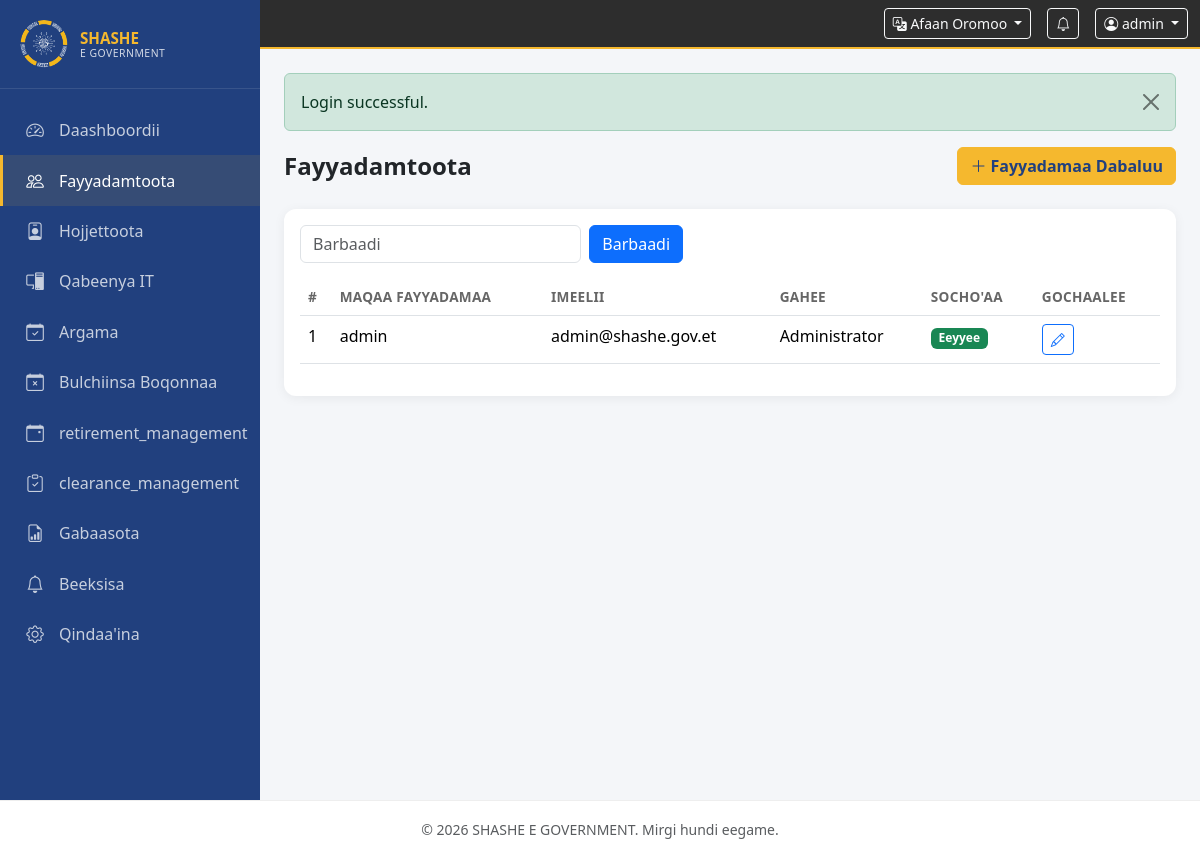
The app's page /modules/users/index.php?lang=or (signed in) with its own data.
### tables this page shows
CREATE TABLE users (
    id INT UNSIGNED PRIMARY KEY AUTO_INCREMENT,
    username VARCHAR(50) NOT NULL UNIQUE,
    email VARCHAR(100) NOT NULL UNIQUE,
    password VARCHAR(255) NOT NULL,
    role_id TINYINT UNSIGNED NOT NULL,
    employee_id INT UNSIGNED DEFAULT NULL,
    is_active TINYINT(1) DEFAULT 1,
    last_login DATETIME DEFAULT NULL,
    created_at TIMESTAMP DEFAULT CURRENT_TIMESTAMP,
    updated_at TIMESTAMP DEFAULT CURRENT_TIMESTAMP ON UPDATE CURRENT_TIMESTAMP,
    FOREIGN KEY (role_id) REFERENCES roles (id)
);

CREATE TABLE roles (
    id TINYINT UNSIGNED PRIMARY KEY AUTO_INCREMENT,
    name VARCHAR(50) NOT NULL UNIQUE,
    slug VARCHAR(50) NOT NULL UNIQUE,
    description VARCHAR(255) DEFAULT NULL,
    created_at TIMESTAMP DEFAULT CURRENT_TIMESTAMP
);

### config/app.php (called while the page is built, shortened)
<?php
return [
    'name' => 'SHASHE E GOVERNMENT',
    'url' => 'http://localhost/shashemene-egevornment',
    'timezone' => 'Africa/Addis_Ababa',
    'locale' => 'en',
    'supported_locales' => ['en', 'or', 'am'],
    'locale_names' => [
        'en' => 'English',
        'or' => 'Afaan Oromoo',
        'am' => 'አማርኛ',
    ],
    'session_name' => 'SHASHE_EGOV_SESSION',
    'session_lifetime' => 7200,
    'csrf_token_name' => '_csrf_token',
    'max_upload_size' => 10 * 1024 * 1024,
    'allowed_upload_types' => [
        'pdf' => 'application/pdf',
        'doc' => 'application/msword',
        'docx' => 'application/vnd.openxmlformats-officedocument.wordprocessingml.document',
        'jpg' => 'image/jpeg',
        'jpeg' => 'image/jpeg',
        'png' => 'image/png',
    ],
    'roles' => [
        'admin' => 1,
        'hr' => 2,
        'it' => 3,
        'employee' => 4,
    ],
    'brand' => [
        'primary' => '#F5B82E',
        'dark' => '#1a1a1a',
    ],
    'jwt' => [
        'secret' => getenv('JWT_SECRET') ?: base64_encode(random_bytes(32)),
        'algorithm' => 'HS256',
        'expiration' => 7200,
        'issuer' => 'shashe-egovernment',
    ],
    'api' => [
        'cors_origins' => [
            'http://localhost:3000',
            'http://localhost:5173',
            'http://localhost:8080',
        ],
        'cors_methods' => ['GET', 'POST', 'PUT', 'DELETE', 'OPTIONS'],
        'cors_headers' => ['Content-Type', 'Authorization'],
        'cors_credentials' => true,
        'rate_limiting' => [
            'enabled' => true,
            'requests_per_minute' => 100,
            'login_attempts_per_hour' => 5,
        ],
    ],
];

### includes/auth.php (called while the page is built, shortened)
<?php
function currentUser(): ?array
{
    return $_SESSION['user'] ?? null;
}
function hasRole(string ...$roles): bool
{
    $user = currentUser();
    return in_array($user['role_slug'], $roles, true);
}

### includes/lang.php (called while the page is built, shortened)
<?php
$translations = [];
function loadTranslations(string $locale): void
{
    $file = __DIR__ . '/lang/' . $locale . '.php';
    $translations = require $file;
}
function __(string $key, array $replace = []): string
{
    global $translations;
    $text = $translations[$key] ?? $key;
    foreach ($replace as $search => $value) {
        $text = str_replace(':' . $search, (string) $value, $text);
    }
    return $text;
}

### modules/users/index.php (the view, shortened to what this page needs)
<?php
require_once __DIR__ . '/../../includes/bootstrap.php';
$page = max(1, (int) ($_GET['page'] ?? 1));
$search = trim($_GET['search'] ?? '');
$where = '1=1';
$params = [];
$countStmt = $pdo->prepare("SELECT COUNT(*) FROM users u WHERE $where");
$countStmt->execute($params);
$pagination = paginate((int) $countStmt->fetchColumn(), $page);
$stmt = $pdo->prepare(
    "SELECT u.*, r.name AS role_name FROM users u JOIN roles r ON u.role_id = r.id
     WHERE $where ORDER BY u.created_at DESC LIMIT {$pagination['per_page']} OFFSET {$pagination['offset']}"
);
$stmt->execute($params);
$users = $stmt->fetchAll();
require __DIR__ . '/../../includes/header.php';
?>
<div class="page-header d-flex justify-content-between align-items-center flex-wrap gap-2">
    <h1><?= __('users') ?></h1>
    <a href="<?= baseUrl('modules/users/create.php') ?>" class="btn btn-brand"><i class="bi bi-plus-lg me-1"></i><?= __('add_user') ?></a>
</div>
<div class="card">
    <div class="card-body">
        <form method="get" class="row g-2 mb-3">
            <div class="col-md-4"><input type="text" name="search" class="form-control" placeholder="<?= __('search') ?>" value="<?= e($search) ?>"></div>
            <div class="col-auto"><button type="submit" class="btn btn-primary"><?= __('search') ?></button></div>
        </form>
        <div class="table-responsive">
            <table class="table table-hover">
                <thead><tr>
                    <th>#</th><th><?= __('username') ?></th><th><?= __('email') ?></th><th><?= __('role') ?></th><th><?= __('is_active') ?></th><th><?= __('actions') ?></th>
                </tr></thead>
                <tbody>
                <?php foreach ($users as $u): ?>
                <tr>
                    <td><?= (int) $u['id'] ?></td>
                    <td><?= e($u['username']) ?></td>
                    <td><?= e($u['email']) ?></td>
                    <td><?= e($u['role_name']) ?></td>
                    <td><span class="badge bg-<?= $u['is_active'] ? 'success' : 'secondary' ?>"><?= $u['is_active'] ? __('yes') : __('no') ?></span></td>
                    <td>
                        <a href="<?= baseUrl('modules/users/edit.php?id=' . $u['id']) ?>" class="btn btn-sm btn-outline-primary"><i class="bi bi-pencil"></i></a>
                    </td>
                </tr>
                <?php endforeach; ?>
                </tbody>
            </table>
        </div>
    </div>
</div>
<?php require __DIR__ . '/../../includes/footer.php'; ?>

### includes/header.php (shortened to what this page needs)
<?php
$config = require __DIR__ . '/../config/app.php';
$bodyClass = $bodyClass ?? '';
$user = currentUser();
?>
<!DOCTYPE html>
<html lang="<?= e($locale ?? 'en') ?>" dir="ltr">
<head>
    <link href="https://cdn.jsdelivr.net/npm/bootstrap@5.3.3/dist/css/bootstrap.min.css" rel="stylesheet">
    <link href="https://cdn.jsdelivr.net/npm/bootstrap-icons@1.11.3/font/bootstrap-icons.min.css" rel="stylesheet">
    <link href="<?= assetUrl('css/style.css') ?>" rel="stylesheet">
</head>
<body class="<?= e($bodyClass) ?>">
<?php if ($user): ?>
<div class="app-wrapper">
    <?php require __DIR__ . '/sidebar.php'; ?>
    <div class="main-content">
        <nav class="topbar navbar navbar-dark">
            <div class="container-fluid">
                <div class="d-flex align-items-center ms-auto gap-3">
                    <div class="dropdown">
                        <button class="btn btn-sm btn-outline-light dropdown-toggle" data-bs-toggle="dropdown">
                            <i class="bi bi-translate"></i> <?= e($config['locale_names'][$locale] ?? 'EN') ?>
                        </button>
                    </div>
                    <a href="<?= baseUrl('modules/notifications/index.php') ?>" class="btn btn-sm btn-outline-light position-relative">
                        <i class="bi bi-bell"></i>
                    </a>
                    <div class="dropdown">
                        <button class="btn btn-sm btn-outline-light dropdown-toggle" data-bs-toggle="dropdown">
                            <i class="bi bi-person-circle"></i> <?= e($user['username']) ?>
                        </button>
                    </div>
                </div>
            </div>
        </nav>
        <main class="content-area p-3 p-md-4">
            <?= renderFlash() ?>
<?php else: ?>
<main>
<?php endif; ?>

### assets/css/style.css (style rules this page uses)
:root { --brand-primary: #F5B82E; --brand-dark: #21407e; --brand-dark-light: #2d2d2d; --sidebar-width: 260px; }
* { box-sizing: border-box; }
body { font-family: 'Segoe UI', system-ui, -apple-system, sans-serif; background: #f4f6f9; min-height: 100vh; }
.app-wrapper { display: flex; min-height: 100vh; }
.main-content { margin-left: var(--sidebar-width); flex: 1; display: flex; flex-direction: column; min-height: 100vh; }
.topbar { background: var(--brand-dark-light) !important; border-bottom: 2px solid var(--brand-primary); padding: 0.5rem 0; position: sticky; top: 0; z-index: 1030; }
.content-area { flex: 1; }
.page-header { margin-bottom: 1.5rem; }
.page-header h1 { font-size: 1.5rem; font-weight: 600; margin: 0; }
.card { border: none; border-radius: 12px; box-shadow: 0 2px 12px rgba(0,0,0,0.06); }
.btn-brand { background: var(--brand-primary); border-color: var(--brand-primary); color: var(--brand-dark); font-weight: 600; }
.table th { font-weight: 600; font-size: 0.85rem; text-transform: uppercase; letter-spacing: 0.3px; color: #666; border-bottom-width: 1px; }

### records on screen
users: username "admin", id "1", email "admin@shashe.gov.et", role.name "Administrator"

### other values on screen
$item['label'] "Daashboordii"
$item['label'] "Fayyadamtoota"
$item['label'] "Hojjettoota"
$item['label'] "Qabeenya IT"
$item['label'] "Argama"
$item['label'] "Bulchiinsa Boqonnaa"
$item['label'] "retirement_management"
$item['label'] "clearance_management"
$item['label'] "Gabaasota"
$item['label'] "Beeksisa"
$item['label'] "Qindaa'ina"
$config['locale_names'][$locale] "Afaan Oromoo"
$msg "Login successful."
__('users') "Fayyadamtoota"
__('add_user') "Fayyadamaa Dabaluu"
